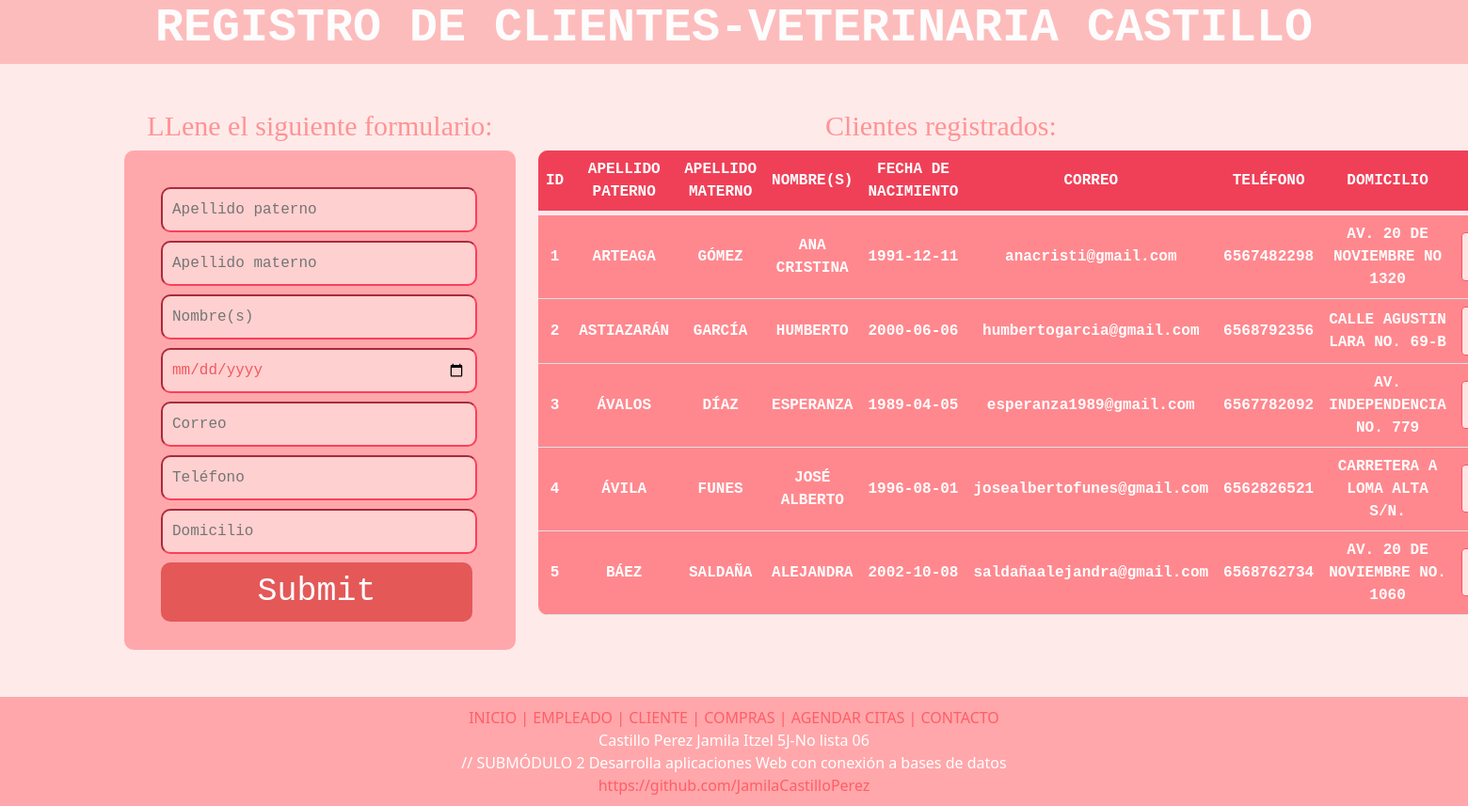
The page /crud_clientes/cliente.php on the database its author committed.
### tables this page shows
CREATE TABLE `clientes` (
  `id` int(9) NOT NULL,
  `apellido paterno` varchar(60) NOT NULL,
  `apellido materno` varchar(60) NOT NULL,
  `Nombre(s)` varchar(60) NOT NULL,
  `fecha de nacimiento` date NOT NULL,
  `correo` varchar(60) NOT NULL,
  `telefono` bigint(13) NOT NULL,
  `domicilio` varchar(100) NOT NULL
);

### crud_clientes/cliente.php (the view, shortened to what this page needs)
<?php
    $con=conectar();
    $sql="SELECT * FROM `clientes`";
    $query=mysqli_query($con,$sql);
?>
<!DOCTYPE html>
<html lang="en">
    <head>
        <link href="css/style.css" rel="stylesheet">
        <link href="https://cdn.jsdelivr.net/npm/bootstrap@5.0.0-beta1/dist/css/bootstrap.min.css"
        rel="stylesheet"
>
        <link rel="stylesheet" typt="text/css" href="../style.css">
    </head>
    <body>
    <header>
		<div class="wrapp">
            <h1 class=titulo>Registro de Clientes-Veterinaria Castillo</h1>
		</div>
	</header>
            <div class="container mt-5">
                    <div class="row">
                        <div class="col-md-4">
                            <b><h2>LLene el siguiente formulario:</h2></b>
                                <form action="insertar.php" method="POST">
        <input type="text" name="apellidop" placeholder="Apellido paterno">
    	<input type="text" name="apellidom" placeholder="Apellido materno">
        <input type="text" name="nombre" placeholder="Nombre(s)">
        <input type="date" name="fechadenac" placeholder="Fecha de nacimiento">
        <input type="email" name="correo" placeholder="Correo">
        <input type="text" name="telefono" placeholder="Teléfono">
        <input type="text" name="domicilio" placeholder="Domicilio">
    	<input type="submit" name="clientes">
                                </form>
                        </div>
                        <div class="col-md-8">
                            <h2>Clientes registrados:</h2>
                            <table class="table" >
                                <thead class="table-success table-striped" >
                                    <tr>
                                        <th>Id</th>
                                        <th>Apellido paterno</th>
                                        <th>Apellido materno</th>
                                        <th>Nombre(s)</th>
                                        <th>Fecha de nacimiento</th>
                                        <th>Correo</th>
                                        <th>Teléfono</th>
                                        <th>Domicilio</th>
                                        <th></th>
                                    </tr>
                                </thead>
                                <tbody>
                                        <?php
                                            while($row=mysqli_fetch_array($query)){
                                        ?>
                                            <tr>
                                                <th><?php  echo $row['id']?></th>
                                                <th><?php  echo $row['apellido paterno']?></th>
                                                <th><?php  echo $row['apellido materno']?></th>
                                                <th><?php  echo $row['Nombre(s)']?></th>
                                                <th><?php  echo $row['fecha de nacimiento']?></th>
                                                <th><?php  echo $row['correo']?></th>
                                                <th><?php  echo $row['telefono']?></th>
                                                <th><?php  echo $row['domicilio']?></th>
                                                <th><a href="actualizar.php?id=<?php echo $row['id'] ?>" class="btn btn-info">Editar</a></th>
                                            </tr>
                                        <?php
                                            }
                                        ?>
                                </tbody>
                            </table>
                        </div>
                    </div>
            </div>
            <footer>
		<div class="wrapp">
        <a href="../index.php">INICIO |</a>
        <a href="../crud_empleado/empleado.php">EMPLEADO |</a>
        <a href="../crud_clientes/cliente.php">CLIENTE |</a>
        <a href="../crud_compra en linea/compra.php">COMPRAS |</a>
        <a href="../crud_agendar citas/agendarcita.php">AGENDAR CITAS |</a>
        <a href="../contacto.php">CONTACTO</a>
            <p>Castillo Perez Jamila Itzel 5J-No lista 06 </p>
            <p> // SUBMÓDULO 2
                Desarrolla aplicaciones Web con conexión a bases de datos</p>
           <a href="https://github.com/JamilaCastilloPerez">https://github.com/JamilaCastilloPerez</a>
		</div>
	</footer>
    </body>
</html>

### style.css (style rules this page uses)
* { padding: 0; margin: 0; }
body { background:#ffeaea; }
header { overflow: hidden; background-color: rgb(253, 188, 188); }
a { text-decoration: none; color:#ff5e66; }
h1 { color: #fdfdfd; font-size: 50px; font-weight: bold; text-transform: uppercase; text-align: center; font-family: 'Courier New', Courier, monospace; }
h2 { color: #ff9393; font-size: 30px; font-family: Georgia, 'Times New Roman', Times, serif; text-align: center; }
form { width: 100%; padding-top: 0px; margin-bottom: 30px; background-color: #ffa8ac; border-radius: 10px; font-family: monospace; padding: 30px; color: #fefeff; }
input { background-color: rgb(255, 211, 211); font-family: monospace; width: calc(100% - 20px); padding: 10px; margin: auto; margin-top: 9px; margin-left: 9px; font-size: 16px; background-color: #ffd0d0; border-radius: 10px; border-color: #fd3f58; color: #f15960; }
input[type='submit'] { padding: 5px; border-radius: 10px; font-size: 35px; width: 93%; background-color: rgb(228, 88, 88); color: white; cursor: pointer; border:none; }
.btn { cursor: pointer; font-size: 25px; background-color: rgb(255, 228, 228); color: rgb(250, 82, 96); border-color: rgb(255, 82, 96); }
th { font-weight: bold; font-size: 16px; vertical-align: middle; text-align: center; color: white; font-family: monospace; }
.table-success { --bs-table-bg: #f04058; color: white; border-bottom: solid 5px rgb(255, 231, 235); font-weight: normal; text-transform: uppercase; }
table { border-radius: 10px; overflow: hidden; background-color: #ff888e; color: white; }
footer { background-color: #ffa7ab; padding:10px ; margin-top: 20px; text-align: center; }
footer p { text-align:center; margin: 0; color:white; }

### rows shown on the page
clientes: id "1", apellido paterno "ARTEAGA", apellido materno "GÓMEZ", value "ANA CRISTINA", fecha de nacimiento "1991-12-11", correo "anacristi@gmail.com", telefono "6567482298", domicilio "AV. 20 DE NOVIEMBRE NO 1320"
clientes: id "2", apellido paterno "ASTIAZARÁN", apellido materno "GARCÍA", value "HUMBERTO", fecha de nacimiento "2000-06-06", correo "humbertogarcia@gmail.com", telefono "6568792356", domicilio "CALLE AGUSTIN LARA NO. 69-B"
clientes: id "3", apellido paterno "ÁVALOS", apellido materno "DÍAZ", value "ESPERANZA", fecha de nacimiento "1989-04-05", correo "esperanza1989@gmail.com", telefono "6567782092", domicilio "AV. INDEPENDENCIA NO. 779"
clientes: id "4", apellido paterno "ÁVILA", apellido materno "FUNES", value "JOSÉ ALBERTO", fecha de nacimiento "1996-08-01", correo "josealbertofunes@gmail.com", telefono "6562826521", domicilio "CARRETERA A LOMA ALTA S/N."
clientes: id "5", apellido paterno "BÁEZ", apellido materno "SALDAÑA", value "ALEJANDRA", fecha de nacimiento "2002-10-08", correo "saldañaalejandra@gmail.com", telefono "6568762734", domicilio "AV. 20 DE NOVIEMBRE NO. 1060"
